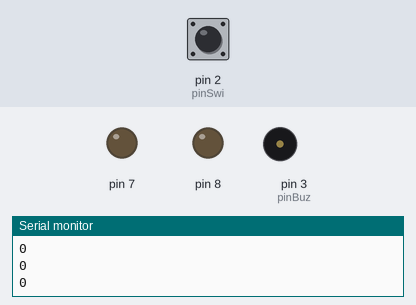
Simulated run of this sketch. Board: Arduino Uno, built with avr-gcc and run on an emulated ATmega328P. Shown: output pins drawn as LEDs (lit = HIGH), buzzer (waves = sounding, pin HIGH), the last lines printed to the serial monitor. The test bench sets the inputs (shaded band); at power-on: pin 2 (pinSwi) LOW.

Above: at 1.2 s.
1.3 s: pin 2 (pinSwi) pulled HIGH for 0.15 s
At 2.1 s:
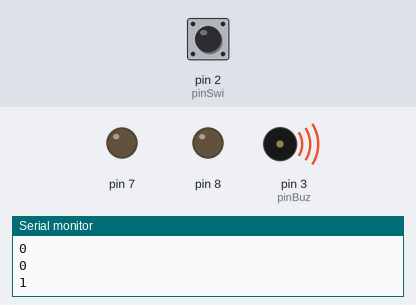
At 3.1 s:
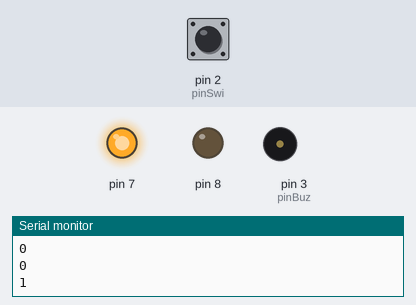
Timing chart, 0 to 10.4 s (numbered marks = the images above; inputs shaded):
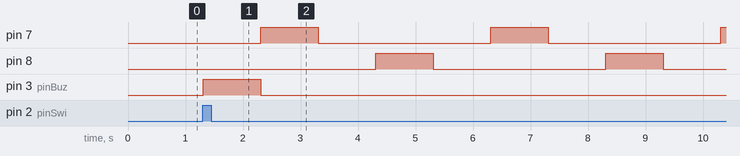

The sketch:

program.io.ino
```cpp
const int pinBuz = 3;
const int pinSwi = 2;
void setup() {
Serial.begin(9600);
pinMode(pinBuz,OUTPUT);
pinMode(pinSwi,INPUT);
pinMode(7, OUTPUT);
pinMode(8, OUTPUT);
}
void loop () {
int botao;
botao = digitalRead(pinSwi);
Serial.println(botao);
if (botao == 1)
{
digitalWrite(pinBuz,1);
delay(1000);
digitalWrite(pinBuz,0);
}
if(botao ==1)
{
for(int i=0;;)
{
digitalWrite(7, HIGH);
delay(1000);
digitalWrite(7, LOW);
delay(1000);
digitalWrite(8, HIGH);
delay(1000);
digitalWrite(8, LOW);
delay(1000);
}}}
```

Measured:
- after the input at 1.3 s, pin 7: alternates HIGH for 1.0 s and LOW for 3.0 s, starting after 1.0 s; pin 8: alternates HIGH for 1.0 s and LOW for 3.0 s, starting after 3.0 s; pin 3 (pinBuz): LOW → HIGH at once, → LOW 1.0 s later
